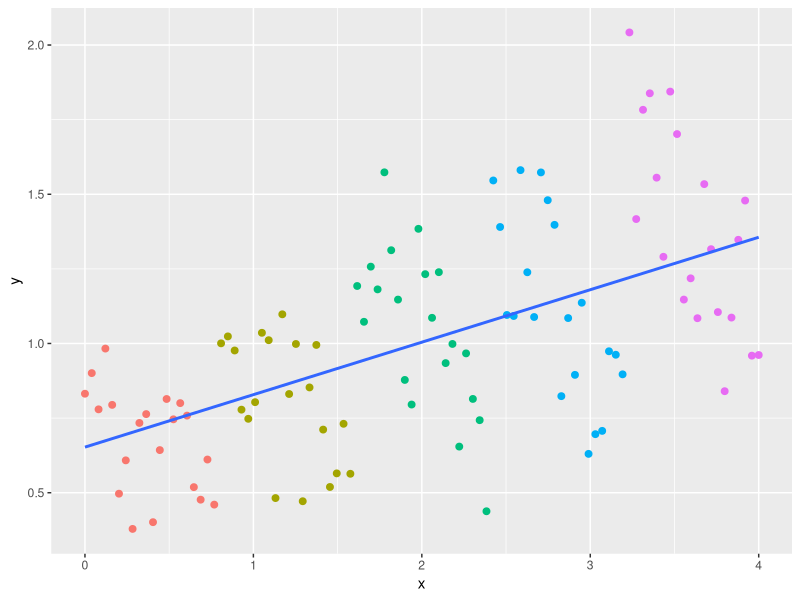
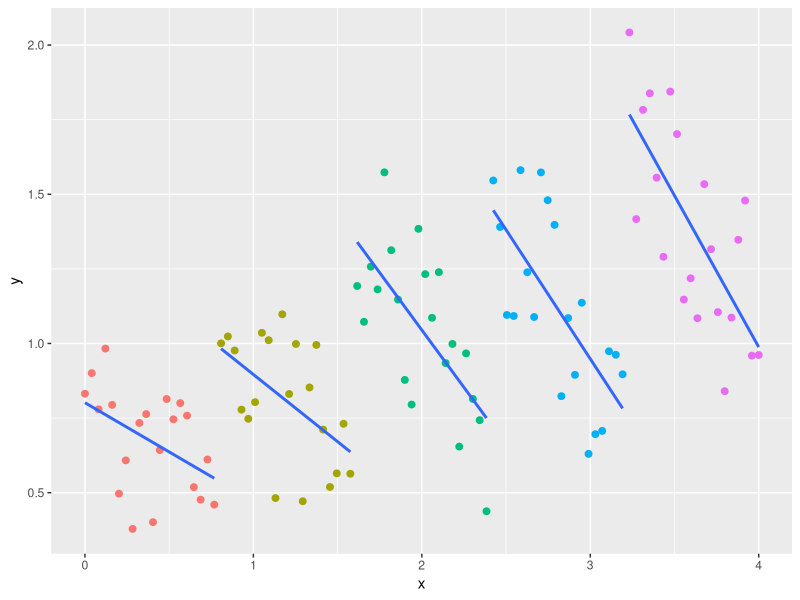

Generate these figures, in order, with R: (Note: this script raises an error after producing the figures.)
## ---- chunk 1
library(ggplot2)
set.seed(711)
x = seq(0, 4, length = 100)
y = -x + jitter(rep(1:5, each = 20), 2)
z = rep(1:5, each = 20)
z <- as.factor(z)
dt <- data.frame(x,y,z)

ggplot(dt, aes(x, y)) +
  geom_point(aes(color = z),size=2) +
  geom_smooth(method='lm',se=F)+
  theme(legend.position='none')
## ---- chunk 2
ggplot(dt, aes(x, y,group=z)) +
  geom_point(aes(color = z),size=2) +
  geom_smooth(method='lm',se=F)+
  theme(legend.position='none')
## ---- chunk 3
knitr::include_graphics("random.jpg")
## ---- chunk 4
knitr::include_graphics("random2.jpg")
